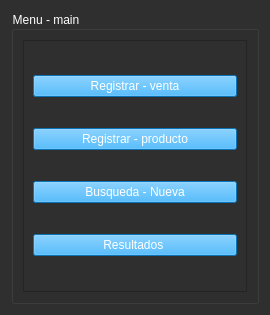
<?xml version="1.0" encoding="UTF-8"?>
<ui version="4.0">
 <class>Menu</class>
 <widget class="QWidget" name="Menu">
  <property name="geometry">
   <rect>
    <x>0</x>
    <y>0</y>
    <width>270</width>
    <height>315</height>
   </rect>
  </property>
  <property name="minimumSize">
   <size>
    <width>270</width>
    <height>315</height>
   </size>
  </property>
  <property name="maximumSize">
   <size>
    <width>270</width>
    <height>315</height>
   </size>
  </property>
  <property name="sizeIncrement">
   <size>
    <width>270</width>
    <height>315</height>
   </size>
  </property>
  <property name="baseSize">
   <size>
    <width>270</width>
    <height>315</height>
   </size>
  </property>
  <property name="windowTitle">
   <string>App - Dark</string>
  </property>
  <property name="windowIcon">
   <iconset>
    <normaloff>../assets/settings_generic/user.svg</normaloff>../assets/settings_generic/user.svg</iconset>
  </property>
  <property name="styleSheet">
   <string notr="true">QWidget{
background-color: rgb(47, 47, 47);
color: white;
}
QPushButton{
	
	background-color: rgb(16, 160, 255);
}
QPushButton:hover{
	
	
	background-color: rgb(3, 143, 202);
}</string>
  </property>
  <layout class="QGridLayout" name="gridLayout">
   <item row="0" column="0">
    <widget class="QGroupBox" name="groupBox">
     <property name="title">
      <string>Menu - main</string>
     </property>
     <layout class="QGridLayout" name="gridLayout_6">
      <item row="0" column="0">
       <widget class="QFrame" name="frame_2">
        <property name="frameShape">
         <enum>QFrame::StyledPanel</enum>
        </property>
        <property name="frameShadow">
         <enum>QFrame::Raised</enum>
        </property>
        <layout class="QVBoxLayout" name="verticalLayout">
         <item>
          <widget class="QPushButton" name="btn_venta">
           <property name="cursor">
            <cursorShape>PointingHandCursor</cursorShape>
           </property>
           <property name="text">
            <string>Registrar - venta</string>
           </property>
          </widget>
         </item>
         <item>
          <widget class="QPushButton" name="btn_producto">
           <property name="cursor">
            <cursorShape>PointingHandCursor</cursorShape>
           </property>
           <property name="text">
            <string>Registrar - producto</string>
           </property>
          </widget>
         </item>
         <item>
          <widget class="QPushButton" name="btn_busqueda">
           <property name="cursor">
            <cursorShape>PointingHandCursor</cursorShape>
           </property>
           <property name="text">
            <string>Busqueda - Nueva</string>
           </property>
          </widget>
         </item>
         <item>
          <widget class="QPushButton" name="btn_resultado">
           <property name="cursor">
            <cursorShape>PointingHandCursor</cursorShape>
           </property>
           <property name="text">
            <string>Resultados </string>
           </property>
          </widget>
         </item>
        </layout>
       </widget>
      </item>
     </layout>
    </widget>
   </item>
  </layout>
 </widget>
 <resources/>
 <connections/>
</ui>
